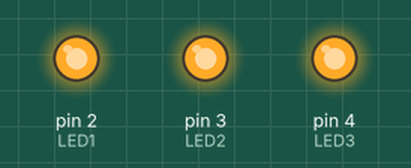
The sketch below on a simulated Arduino Uno, built with avr-gcc and run on an emulated ATmega328P. On the bench: output pins drawn as LEDs (lit = HIGH).

Above: at 0.1 s.
At 0.9 s:
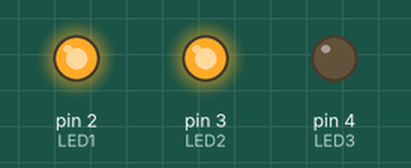
At 1.3 s:
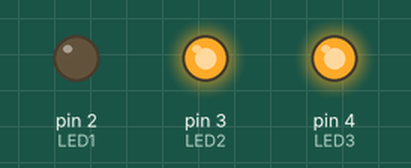
At 1.9 s:
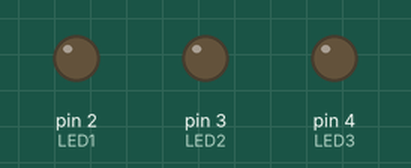
At 3.1 s:
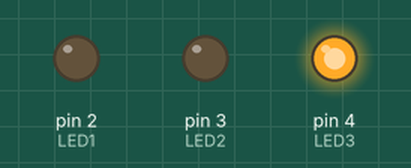
At 4.3 s:
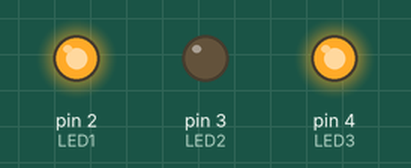
Timing chart, 0 to 4.6 s (numbered marks = the images above):
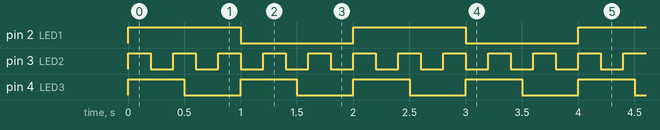

The sketch:

code-refactoringDelay2-LEDsBlinking-dumbAndShort.ino.ino
```cpp
// Three LEDs blinking with different speeds using only delay()
// The full pattern repeats every 2 seconds

const int LED1 = 2;   // Blinks every 1 second
const int LED2 = 3;   // Blinks every 200 ms
const int LED3 = 4;   // Blinks every 500 ms

void setup() {
  pinMode(LED1, OUTPUT);
  pinMode(LED2, OUTPUT);
  pinMode(LED3, OUTPUT);
}

void loop() {
  // We'll divide 2 seconds into small steps (every 100 ms)
  // and decide at each step which LEDs should toggle.

  for (int t = 0; t < 2000; t += 100) {   // total period: 2000 ms
    // LED1 toggles every 1000 ms
    if (t % 1000 == 0) digitalWrite(LED1, !digitalRead(LED1));

    // LED2 toggles every 200 ms
    if (t % 200 == 0) digitalWrite(LED2, !digitalRead(LED2));

    // LED3 toggles every 500 ms
    if (t % 500 == 0) digitalWrite(LED3, !digitalRead(LED3));

    delay(100);
  }
}
```

Measured:
- by itself, pin 2 (LED1): alternates HIGH for 1.0 s and LOW for 1.0 s
- by itself, pin 3 (LED2): alternates HIGH for 0.20 s and LOW for 0.20 s
- by itself, pin 4 (LED3): alternates HIGH for 0.50 s and LOW for 0.50 s
